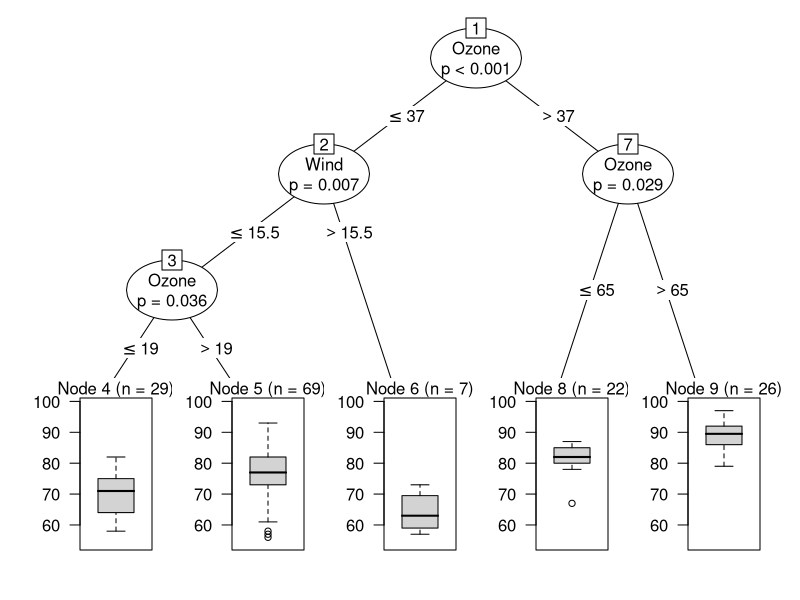
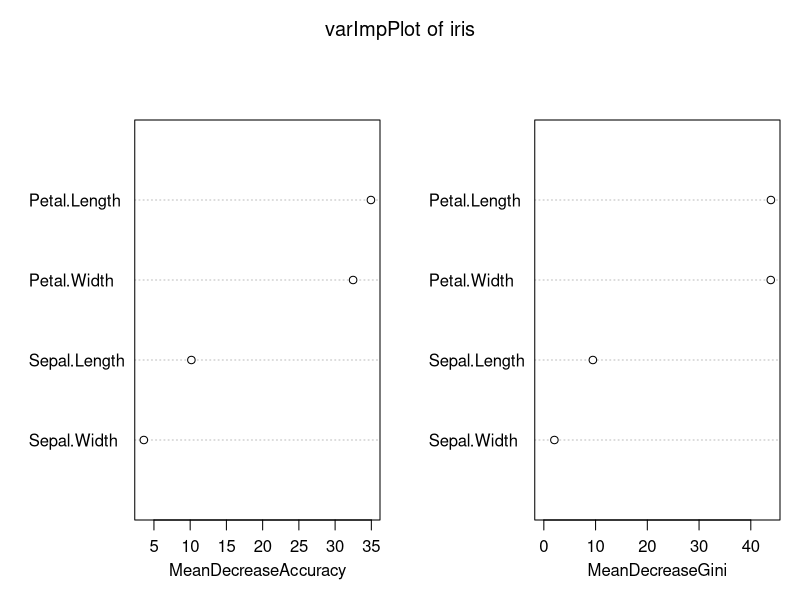
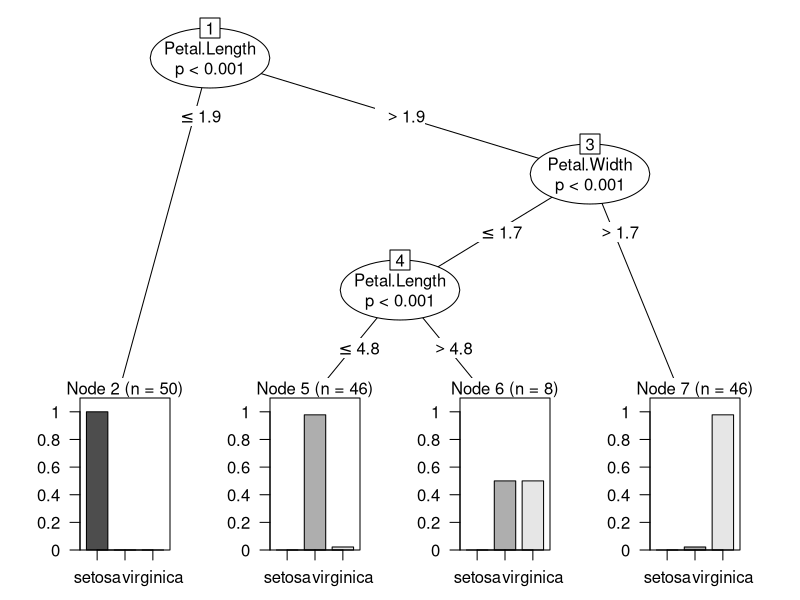

The R source for these figures, in order:

# < Decision Tree (조건부 추론 트리) practice > - airquality
library(party)

# 1. 데이터 상태 확인
str(airquality)
summary(airquality)
nrow(airquality)
sapply(airquality , function(x) { sum(is.na(x)/length(x))*100 } )  # 열별 NA 비율

# 2. ctree(조건부 추론 트리)로 회귀 문제 해결
air_ctree <- ctree(Temp ~ Solar.R + Wind + Ozone, data = airquality)
air_ctree
plot(air_ctree)




# < Random Forest practice > - iris
# install.packages("randomForest")
library(randomForest)

# 1. iris의 Species를 rf로 예측
rf = randomForest(Species ~ . , data = iris, importance=T)
rf
importance(rf)  # MeanDecreaseAccuracy : 노드의 정확도 개선량 , MeanDecreaseGini : 노드의 지니인덱스(불순도) 개선량 - 이 값이 높은 변수가 주요 변수라는 의미로 해석
varImpPlot(rf, main = "varImpPlot of iris")


# 2. 동일한 작업을 Decision Tree로 진행
iris_ctree = ctree(Species ~ . , data = iris)
iris_ctree
plot(iris_ctree)
